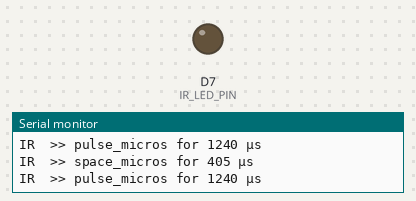
Simulated run of this sketch. Board: ESP8266 (NodeMCU). Shown: output pins drawn as LEDs (lit = HIGH), the last lines printed to the serial monitor.

Above: at 0.05 s.
At 11.8 s:
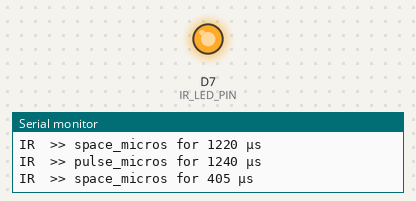
Timing chart, 0 to 15.4 s (numbered marks = the images above):
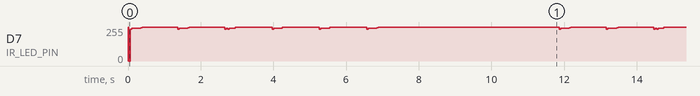

Measured:
- by itself, D7 (IR_LED_PIN): moves between 0/255 and 255/255, repeating every 11.8 s

The sketch:

honeywell_ho5500_fan.ino
```cpp
#define IR_LED_PIN     D7

#include "./honeywell_ho5500_fan.h"

void setup() {
  Serial.begin(115200);
  delay(10);
  Serial.println();
  Serial.println();

  pinMode(IR_LED_PIN, OUTPUT);
  digitalWrite(IR_LED_PIN, HIGH);

  // initialize sw-pwm @ 38 KHz
  init_software_pwm(38);

  Serial.println();
  Serial.println();
  Serial.println("Setup ready");
}

void loop() {
  HO5500RE_POWER();
  delay(1000);
  HO5500RE_SPEED();
  delay(1000);
  HO5500RE_MOVEMENT();
  delay(1000);
  HO5500RE_TIMER();
  delay(1000);
  HO5500RE_SCENE();
  delay(1000);
  HO5500RE_POWER();
  delay(5000);
}
```

honeywell_ho5500_fan.h
```cpp
#include "./ir_sender.h"

//                                 |   1    |    1   |   0    |    1   |    1   |   0    |   0    |   0    |   0    |   0    |   0    |    1   |
int HO5500RE_POWER_RAW[26] = {0,830,1240,405,1240,405,450,1220,1240,405,1240,405,450,1220,450,1220,450,1220,450,1220,450,1220,450,1220,1240,405}; // 11011 0000001
int HO5500RE_SPEED_RAW[26] = {0,830,1240,405,1240,405,450,1220,1240,405,1240,405,450,1220,450,1220,450,1220,450,1220,450,1220,1240,405,450,1220}; // 11011 0000010
int HO5500RE_SCENE_RAW[26] = {0,830,1240,405,1240,405,450,1220,1240,405,1240,405,450,1220,450,1220,450,1220,450,1220,1240,405,450,1220,450,1220}; // 11011 0000100
int HO5500RE_TIMER_RAW[26] = {0,830,1240,405,1240,405,450,1220,1240,405,1240,405,450,1220,450,1220,450,1220,1240,405,450,1220,450,1220,450,1220}; // 11011 0001000
int HO5500RE_MOVER_RAW[26] = {0,830,1240,405,1240,405,450,1220,1240,405,1240,405,450,1220,450,1220,1240,405,450,1220,450,1220,450,1220,450,1220}; // 11011 0010000

int HO5500RE_TEST1_RAW[26] = {0,830,1240,405,1240,405,450,1220,1240,405,1240,405,450,1220,450,1220,450,1220,450,1220,450,1220,450,1220,450,1220}; // 11011 0000000
int HO5500RE_TEST2_RAW[26] = {0,830,1240,405,1240,405,450,1220,1240,405,1240,405,450,1220,450,1220,450,1220,450,1220,450,1220,1240,405,1240,405}; // 11011 0000011

int HO5500RE_POWER_CODE[12] = {1,1,0,1,1,0,0,0,0,0,0,1};
int HO5500RE_SPEED_CODE[12] = {1,1,0,1,1,0,0,0,0,0,1,0};
int HO5500RE_SCENE_CODE[12] = {1,1,0,1,1,0,0,0,0,1,0,0};
int HO5500RE_TIMER_CODE[12] = {1,1,0,1,1,0,0,0,1,0,0,0};
int HO5500RE_MOVER_CODE[12] = {1,1,0,1,1,0,0,1,0,0,0,0};

const int SEND_LOOPS = 4;

void HO5500RE_send_pulse_code(int pulsearr[], int len) {
  Serial.println("FAN >> HO5500RE_send_pulse_code");

  for (int i = 0; i < len; i++) {
    pulse_micros(pulsearr[i++]);
    space_micros(pulsearr[i]);
  }
}

void HO5500RE_send_bin_code(int binarr[], int len, int loops) {
  Serial.println("FAN >> HO5500RE_send_bin_code");

  // pulsearr = 26 items -> 1 init delay + 12 pulses
  int pulsearr[26] = {0,830};
  int pos = 2;

  for (int i = 0; i < len; i++) {
    if (binarr[i] == 1) {
      pulsearr[pos++] = 1240;
      pulsearr[pos++] = 405;
    }
    else {
      pulsearr[pos++] = 450;
      pulsearr[pos++] = 1220;
    }
  }

  space_micros(6000);
  for (int l=0; l<loops; l++) {
    HO5500RE_send_pulse_code(pulsearr, 26);
  }
}

void HO5500RE_TEST1() {
  Serial.println("FAN >> HO5500RE_TEST1");

  int sizeArray = sizeof(HO5500RE_TEST1_RAW) / sizeof(int);

  space_micros(6000);

  for (int i = 0; i < sizeArray; i++) {
    pulse_micros(HO5500RE_TEST1_RAW[i++]);
    space_micros(HO5500RE_TEST1_RAW[i]);
  }
}

void HO5500RE_TEST2() {
  Serial.println("FAN >> HO5500RE_TEST2");

  int sizeArray = sizeof(HO5500RE_TEST2_RAW) / sizeof(int);

  space_micros(6000);

  for (int i = 0; i < sizeArray; i++) {
    pulse_micros(HO5500RE_TEST2_RAW[i++]);
    space_micros(HO5500RE_TEST2_RAW[i]);
  }
}

void HO5500RE_POWER() {
  Serial.println("FAN >> HO5500RE_POWER");

  int sizeArray = sizeof(HO5500RE_POWER_RAW) / sizeof(int);

  for (int i=0; i<SEND_LOOPS; i++) {
    space_micros(6000);

    for (int i = 0; i < sizeArray; i++) {
      pulse_micros(HO5500RE_POWER_RAW[i++]);
      space_micros(HO5500RE_POWER_RAW[i]);
    }
  }
}

void HO5500RE_SPEED() {
  Serial.println("FAN >> HO5500RE_SPEED");

  int sizeArray = sizeof(HO5500RE_SPEED_RAW) / sizeof(int);

  for (int i=0; i<SEND_LOOPS; i++) {
    space_micros(6000);

    for (int i = 0; i < sizeArray; i++) {
      pulse_micros(HO5500RE_SPEED_RAW[i++]);
      space_micros(HO5500RE_SPEED_RAW[i]);
    }
  }
}

void HO5500RE_MOVEMENT() {
  Serial.println("FAN >> HO5500RE_MOVEMENT");

  int sizeArray = sizeof(HO5500RE_MOVER_RAW) / sizeof(int);

  for (int i=0; i<SEND_LOOPS; i++) {
    space_micros(6000);

    for (int i = 0; i < sizeArray; i++) {
      pulse_micros(HO5500RE_MOVER_RAW[i++]);
      space_micros(HO5500RE_MOVER_RAW[i]);
    }
  }
}

void HO5500RE_TIMER() {
  Serial.println("FAN >> HO5500RE_TIMER");

  int sizeArray = sizeof(HO5500RE_TIMER_RAW) / sizeof(int);

  for (int i=0; i<SEND_LOOPS; i++) {
    space_micros(6000);

    for (int i = 0; i < sizeArray; i++) {
      pulse_micros(HO5500RE_TIMER_RAW[i++]);
      space_micros(HO5500RE_TIMER_RAW[i]);
    }
  }
}

void HO5500RE_SCENE() {
  Serial.println("FAN >> HO5500RE_SCENE");

  int sizeArray = sizeof(HO5500RE_SCENE_RAW) / sizeof(int);

  for (int i=0; i<SEND_LOOPS; i++) {
    space_micros(6000);

    for (int i = 0; i < sizeArray; i++) {
      pulse_micros(HO5500RE_SCENE_RAW[i++]);
      space_micros(HO5500RE_SCENE_RAW[i]);
    }
  }
}
```

ir_sender.h
```cpp
unsigned char carrierFreq = 0;
unsigned char period = 0; //calculated once for each signal sent in initSoftPWM
unsigned char periodHigh = 0; //calculated once for each signal sent in initSoftPWM
unsigned char periodLow = 0; //calculated once for each signal sent in initSoftPWM

void init_software_pwm(unsigned char carrierFreq) {
  period = floor(1000 / carrierFreq);
  periodHigh = period / 2;
  periodLow = period - periodHigh;

  switch (carrierFreq) {
    case 38 : // delivers a carrier frequency of around 38kHz & duty cycle of around 50%
    default :
      periodHigh -= 1; // Trim it based on measurementt from Oscilloscope
      periodLow  -= 2; // Trim it based on measurementt from Oscilloscope
      break;
  }

  Serial.print("period total (µs): ");
  Serial.println(period);
  Serial.print("period high  (µs): ");
  Serial.println(periodHigh);
  Serial.print("period low   (µs): ");
  Serial.println(periodLow);

  Serial.print("pwm initialized @ ");
  Serial.print(carrierFreq);
  Serial.println(" kHz");
  Serial.println();
}

void space_micros(unsigned int mLen) { //uses sigTime as end parameter
  Serial.println("IR  >> space_micros for " + String(mLen) + " µs");
  unsigned long now = micros();
  unsigned long dur = now; //allows for rolling time adjustment due to code execution delays
  if (mLen == 0) return;
  while ((micros() - now) < mLen) ; //just wait here until time is up
}

void pulse_micros(unsigned long mLen) {
  if (mLen == 0)
    return;
  Serial.println("IR  >> pulse_micros for " + String(mLen) + " µs");
  unsigned long now = micros();
  while ((micros() - now) < mLen) {
//    digitalWrite(IR_LED_PIN, HIGH);
//    delayMicroseconds(periodHigh); //HIGHTIME-6);
//    digitalWrite(IR_LED_PIN, LOW);
//    delayMicroseconds(periodLow); //LOWTIME-7);
    digitalWrite(IR_LED_PIN, LOW);
    delayMicroseconds(periodHigh); //HIGHTIME-6);
    digitalWrite(IR_LED_PIN, HIGH);
    delayMicroseconds(periodLow); //LOWTIME-7);
  }
}
```
